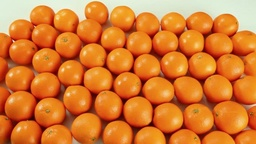
#> input picture Irrelevant_pipeline_modifications/Pipeline2/Pipeline/image.jpg, 256 x 144 px, shrunk from 682 x 384 before the run
$ python Pipeline.py
#> lines starting #> are read from the running program, lines starting #| are printed output that depends on the picture
import cv2
import numpy as np

"""
____________________________________________________

Функции реализации метода LBP
____________________________________________________

"""

def LBP(i, j, photo):
    """
    Функция поиска локального бинарного шаблона (LBP) и перевод его в десятичную систему

    Ввод - координаты пикселя и матрица ч/б изображения
    Вывод - число в десятичной системе, соответсвующее LBP

    """
    st=[]
    lbp=0
    px = [(i-1, j),
          (i-1, j+1),
          (i, j+1),
          (i+1, j+1),
          (i+1, j),
          (i+1, j-1),
          (i, j-1),
          (i-1, j-1)]

    if 0<i<len(photo)-1 and 0<j<len(photo[0])-1:
        for i1, j1 in px:
            if photo[i1, j1]>photo[i, j]:
                st.append(1)
            else:
                st.append(0)
        for i in range (len(st)):
            lbp+=st[i]*2**(len(st)-1-i)
        return(lbp)
    else:
        return 0

def LBP_Matrix(photo):
    """
    Функция для создания матрицы из LBP

    Ввод - матрица ч/б изображения
    Вывод - матрица из LBP

    """
    LBP_img=np.full((len(photo), len(photo[0])), np.nan)
    for i in range (1, len(photo)-1):
        for j in range (1, len(photo[0])-1):
            LBP_img[i, j]=LBP(i, j, photo)
    return LBP_img

def LBP_Ghist(LBP_img):
    """
    Функция для создания гистограммы из матрицы LBP

    Ввод - LBP матрица
    Вывод - Список размером 256 позиций.
            В каждой позиции записано количество всех чисел соответсвующих позиции в списке.

    """
    ghistogramm=np.zeros(256)
    for i in range(256):
        ghistogramm[i]=np.count_nonzero(LBP_img == i)
    return ghistogramm

def LBP_Ghist_normalization(ghistogramm):
    """
    Функция нормализации гистограммы.

    Ввод - Список 256 позиций (гистограмма)
    Вывод - Нормализованный список 256 позиций (гистограмма)

    """
    return ghistogramm/np.sum(ghistogramm)

def chi_square(hist1, hist2, epsilon=1e-10):

    """
    Функция проверки связи между гистограммами.

    Ввод - два списока на 256 позиций (гистограммы)
    Вывод - Истина/ Ложь

    """
    chi_square=np.sum((hist1 - hist2) ** 2 / (hist1 + hist2 + epsilon))
    if chi_square < 0.4:
        return True
    else:
        return False


"""
____________________________________________________

Остальные функции
____________________________________________________

"""

def template_search(image, template):

    """
    Функция реализации шаблонного поиска

    Ввод - Матрица, соответсвующая ч/б изображению
    Вывод - Массив с координатами прямоугольников, соответсвующие потенциальным областям с объектом.
            Число таких областей

    """

    w, h = template.shape[::-1]

    result = cv2.matchTemplate(image, template, cv2.TM_CCOEFF_NORMED)
    threshold = 0.17
    locations = np.where(result >= threshold)
    count = 0
    rectangles = []

    for pt in zip(*locations[::-1]):
        rectangles.append([pt[0], pt[1], w, h])

    rectangles = merge_duplicate_rectangles(rectangles, threshold=0.4)
    count=len(rectangles)
    return rectangles, count

def drawing_rec(image, rectangles):

    """
    Функция рисования прямоугольников

    Ввод - Матрица, соответсвующая цветному изображению и координаты прямоугольников
    Вывод - Матрица, соответсвующая цветному изображению с нарисованными прямоугольниками

    """

    for (x, y, w, h) in rectangles:
        cv2.rectangle(image, (x,y), (x+w,y+h), 150, 2)
    return image

def cheking(image, rectangle, ghist1):

    """
    Функция проверки методом LBP областей найденных с помощью шаблонного поиска

    Ввод - Матрица, соответсвующая ч/б изображению, координаты прямоугольника, гистограмма шаблона
    Вывод - Истина/Ложь

    """

    x=rectangle[0]
    y=rectangle[1]
    w=rectangle[2]
    h=rectangle[3]
    img=image[y:y+h, x:x+w]
    img=LBP_Matrix(img)
    ghist=LBP_Ghist_normalization(LBP_Ghist(img))
    if chi_square(ghist, ghist1, epsilon=1e-10) is True:
        return True
    else:
        return False

def merge_duplicate_rectangles(rectangles, threshold=0.1):

    """
    Функция удаления прямоугольников, дублирующих существующий

    Ввод - массив с набором координат прямоугольников
    Вывод - масив с набором координат "уникальных" прямоугольников

    """

    if len(rectangles) <= 1:
        return rectangles
    borders = []
    for (x, y, w, h) in rectangles:
        borders.append([x, y, x + w, y + h])
    borders = np.array(borders)
    S = (borders[:, 2] - borders[:, 0]) * (borders[:, 3] - borders[:, 1])
    S_sorted = np.argsort(S)[::-1]

    keep = []
    while len(S_sorted) > 0:
        current = S_sorted[0]
        keep.append(rectangles[current])
        if len(S_sorted) == 1:
            break

        remaining = S_sorted[1:]

        x1 = np.maximum(borders[current, 0], borders[remaining, 0])
        y1 = np.maximum(borders[current, 1], borders[remaining, 1])
        x2 = np.minimum(borders[current, 2], borders[remaining, 2])
        y2 = np.minimum(borders[current, 3], borders[remaining, 3])

        intersection = np.maximum(0, x2 - x1) * np.maximum(0, y2 - y1)

        area_current = S[current]
        area_remaining = S[remaining]
        iou = intersection / (area_current + area_remaining - intersection)

        S_sorted = remaining[iou < threshold]

    return keep

"""
____________________________________________________

Функции предобработки изображения
____________________________________________________

"""

def sobel(image):

    """
    Функция применения ядра собеля к ч/б изображению

    Ввод - Матрица, соответсвующая ч/б изображению
    Вывод - Матрицы, содержащая в себе магнитуду каждого пикселя и направление градиента

    """

    Gx = np.array([[-1, 0, 1],
                   [-2, 0, 2],
                   [-1, 0, 1]])

    Gy = np.array([[-1, -2, -1],
                   [0, 0, 0],
                   [1, 2, 1]])

    # Получаем размеры изображения
    h, w = image.shape

    # Создаем массивы для результатов
    X = np.zeros_like(image, dtype=np.float64)
    Y = np.zeros_like(image, dtype=np.float64)
    M = np.zeros_like(image, dtype=np.float64)
    Theta=np.zeros_like(image, dtype=np.float64)

    # Применяем свертку (обходим пиксели, кроме границ)
    for i in range(1, h - 1):
        for j in range(1, w - 1):
            # Вырезаем область 3x3 вокруг текущего пикселя
            region = image[i-1:i+2, j-1:j+2]

            # Вычисляем градиент по X и Y
            gx = np.sum(region * Gx)
            gy = np.sum(region * Gy)

            X[i, j] = gx
            Y[i, j] = gy

            # Вычисляем величину градиента и направление
            M[i, j] = np.sqrt(gx**2 + gy**2)
            Theta[i, j]=np.atan2(gy, gx)

    return M, Theta

def NMS(M, Theta):
    Suppressed = np.zeros_like(M, dtype=np.float64)
    h, w = M.shape

    for i in range(1, h - 1):
        for j in range(1, w - 1):
            angle = Theta[i, j]
            angle = np.degrees(angle) % 180

            if (0 <= angle < 22.5) or (157.5 <= angle <= 180):
                n1 = M[i, j-1]
                n2 = M[i, j+1]
            elif (22.5 <= angle < 67.5):
                n1 = M[i-1, j+1]
                n2 = M[i+1, j-1]
            elif (67.5 <= angle < 112.5):
                n1 = M[i-1, j]
                n2 = M[i+1, j]
            else:
                n1 = M[i-1, j-1]
                n2 = M[i+1, j+1]

            if M[i, j] >= n1 and M[i, j] >= n2:
                Suppressed[i, j] = M[i, j]

    return Suppressed

def Double_threshold_filtering(Suppressed, bottom_treshold, top_treshold):
    Filtered=np.zeros_like(Suppressed, dtype=np.uint8)
    for i in range(1, len(Suppressed)-1):
        for j in range(1, len(Suppressed[0])-1):
            if Suppressed[i, j]>top_treshold:
                Filtered[i, j]=255
            elif Suppressed[i, j]>bottom_treshold:
                Filtered[i, j]=100
    return Filtered

def normalizanion(M):
    return M/np.sum(M)*len(M)*len(M[0])


"""
____________________________________________________

Конец раздела функций
____________________________________________________

"""

# Ввод изображения и обьекта
image_RGB = cv2.imread("image.jpg")
#> image_RGB is the input picture: shape (144, 256, 3); mean B, G, R 49.3, 122.2, 215.1
image_RGB_copy=np.copy(image_RGB)
template_RGB = cv2.imread("image1.jpg")
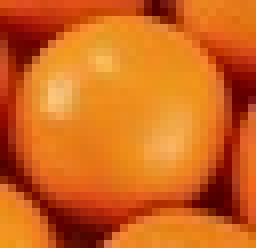
#> input picture Irrelevant_pipeline_modifications/Pipeline2/Pipeline/image1.jpg, 32 x 31 px, shrunk from 84 x 82 before the run (shown 8 times larger)
#> template_RGB is the input picture: shape (31, 32, 3); mean B, G, R 28.4, 102.4, 209.4

image=cv2.cvtColor(image_RGB, cv2.COLOR_BGR2GRAY)
template=cv2.cvtColor(template_RGB, cv2.COLOR_BGR2GRAY)

# Предобработка изображения и шаблона соответсвенно (Гауссово размытие и ядро собеля)
image = cv2.GaussianBlur(image, (5, 5), 1)
M_im, Theta_im = sobel(image)
#> after the loop in sobel, `for i in range(1, h - 1):`:
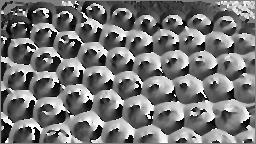
#> Theta: shape (144, 256) float64; min -3.14, max 3.14, mean -0.226; drawn with min black and max white
#> after the loop in sobel, `for i in range(1, h - 1):`:
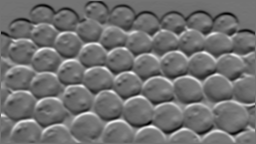
#> Y: shape (144, 256) float64; min -267, max 325, mean -5.5; drawn with min black and max white
M_im=normalizanion(M_im)
Suppressed_im=NMS(M_im, Theta_im)
#> after the loop in NMS, `for i in range(1, h - 1):`:
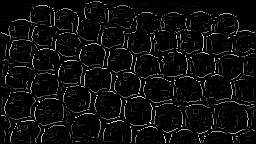
#> Suppressed: shape (144, 256) float64; min 0, max 4.89, mean 0.236; drawn with min black and max white
Filtered_im=Double_threshold_filtering(Suppressed_im, 1.5, 2)
#> the loop in Double_threshold_filtering, `for i in range(1, len(Suppressed)-1):` made 142 passes
cv2.imwrite('Filtered_im.jpg', Filtered_im)


template = cv2.GaussianBlur(template, (5, 5), 41)
M_te, Theta_te= sobel(template)
M_te=normalizanion(M_te)
Suppressed_te=NMS(M_te, Theta_te)
Filtered_te=Double_threshold_filtering(Suppressed_te, 1.5, 2)
#> the loop in Double_threshold_filtering (call 2), `for i in range(1, len(Suppressed)-1):` made 29 passes
cv2.imwrite('Filtered_te.jpg', Filtered_te)

# Цикл изменения масштаба изображения.
template_copy=np.copy(template)
all_rectangles = []

for i in range (0, len(template)*2//3, 2):

    # Именение масштаба изображения
    new_size = (len(template[0])-i, len(template)-i)
    Filtered_te = cv2.resize(Filtered_te, new_size, interpolation=cv2.INTER_AREA)
    template_copy = cv2.resize(template_copy, new_size, interpolation=cv2.INTER_AREA)

    # Шаблонный поиск
    rectangles, count_template_search=template_search(Filtered_im, Filtered_te)
    all_rectangles.extend(rectangles)
    image_rec_t = drawing_rec(image_RGB_copy, rectangles)
    cv2.imwrite('t.jpg', image_rec_t)

    # Создание LBP гистограммы для шаблона
    LBP_img=LBP_Matrix(template_copy)
    ghist1=LBP_Ghist_normalization(LBP_Ghist(LBP_img))

    # Удаление лишних прямоугольников
    all_rectangles = merge_duplicate_rectangles(all_rectangles)

    # Проверка с помощью метода LBP
    rectangles_new=[]
    for rectangle in all_rectangles:
        check = cheking(image, rectangle, ghist1)
        if check is True:
            rectangles_new.append(rectangle)
#> this loop made 10 passes
#> i on passes 3 to 10: 4, 6, 8, 10, 12, 14, 16, 18
#> pass 1, in template_search, `result = cv2.matchTemplate(image, template, cv2.TM_CCOEFF_NORMED)`:
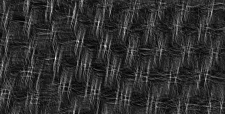
#> result: shape (114, 225) float32; min -0.0837, max 0.363, mean 0.000212; drawn with min black and max white
#> after the loop:
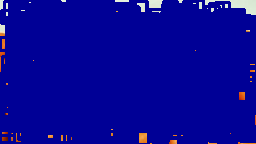
#> image_RGB_copy: shape (144, 256, 3); mean B, G, R 149.8, 5.6, 6.7

image_rec_final = drawing_rec(image_RGB, rectangles_new)
#> the loop in drawing_rec (call 11), `for (x, y, w, h) in rectangles:` made 18 passes
#> (x, y, w, h) on passes 1 to 12: (94, 93, 32, 31), (77, 44, 32, 31), (73, 113, 32, 31), (176, 33, 32, 31), (97, 27, 32, 31), (52, 29, 32, 31), (124, 33, 32, 31), (74, 11, 32, 31), (205, 79, 32, 31), (170, 77, 32, 31), (136, 75, 32, 31), (31, 72, 32, 31)
#> after the loop in drawing_rec (call 11), `for (x, y, w, h) in rectangles:`:
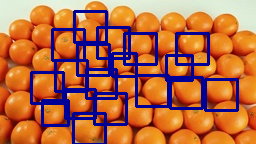
#> image: shape (144, 256, 3); mean B, G, R 68, 106.4, 183.1
cv2.imwrite('Final_Check.jpg', image_rec_final)
print("Финальное количество уникальных объектов:", len(rectangles_new))
#| Финальное количество уникальных объектов: 18
